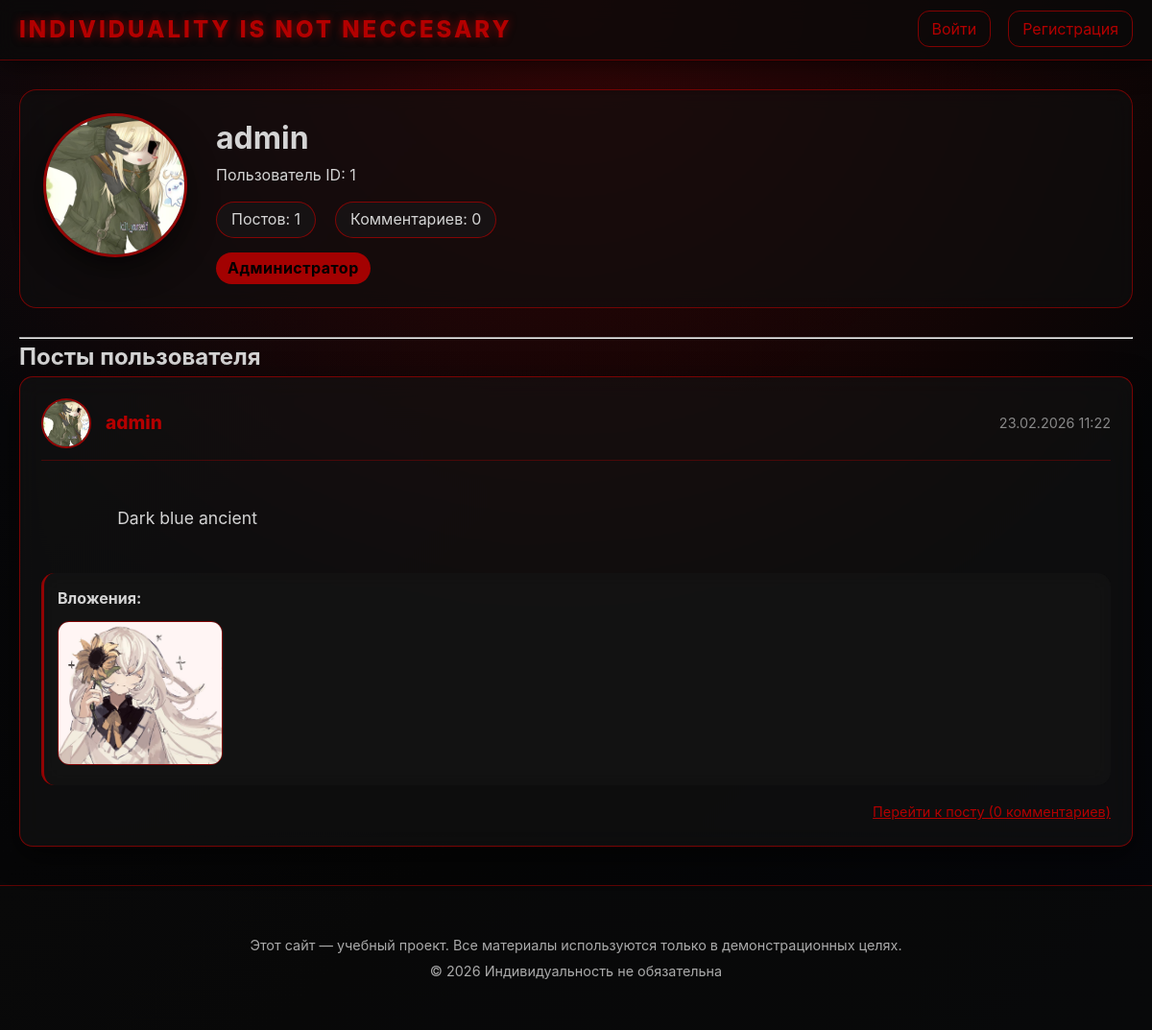
Page /user/1 on the committed database.
### app.py (models this page shows, shortened)
class User(UserMixin, db.Model):
    id = db.Column(db.Integer, primary_key=True)
    username = db.Column(db.String(80), unique=True, nullable=False)
    email = db.Column(db.String(120), unique=True, nullable=False)
    password_hash = db.Column(db.String(200), nullable=False)
    is_admin = db.Column(db.Boolean, default=False)
    can_post = db.Column(db.Boolean, default=False)
    avatar = db.Column(db.String(300), default='https://res.cloudinary.com/your-cloud/image/upload/default_avatar.png')
    posts = db.relationship('Post', backref='author', lazy=True)
    comments = db.relationship('Comment', backref='author', lazy=True)
    messages_sent = db.relationship(
        'Message',
        foreign_keys='Message.sender_id',
        back_populates='sender',
        lazy='dynamic'
    )
    messages_received = db.relationship(
        'Message',
        foreign_keys='Message.recipient_id',
        back_populates='recipient',
        lazy='dynamic'
    )

class Post(db.Model):
    id = db.Column(db.Integer, primary_key=True)
    content = db.Column(db.Text, nullable=False)
    date_posted = db.Column(db.DateTime, default=datetime.utcnow)
    user_id = db.Column(db.Integer, db.ForeignKey('user.id'), nullable=False)
    attachments = db.relationship('Attachment', backref='post', lazy=True, cascade='all, delete-orphan')
    comments = db.relationship('Comment', backref='post', lazy=True, cascade='all, delete-orphan')
    sticker_id = db.Column(db.Integer, db.ForeignKey('sticker.id'), nullable=True)
    likes_count = db.Column(db.Integer, default=0)

class Attachment(db.Model):
    id = db.Column(db.Integer, primary_key=True)
    filename = db.Column(db.String(200), nullable=False)
    file_url = db.Column(db.String(300), nullable=False)
    post_id = db.Column(db.Integer, db.ForeignKey('post.id'), nullable=False)

### app.py (the view)
@app.route('/user/<int:user_id>')
def user_profile(user_id):
    user = User.query.get_or_404(user_id)
    posts = Post.query.filter_by(user_id=user.id).order_by(Post.date_posted.desc()).all()
    comments_count = Comment.query.filter_by(user_id=user.id).count()
    return render_template('user_profile.html', user=user, posts=posts, comments_count=comments_count)

### app.py (called while the page is built)
@app.context_processor
def utility_processor():
    def avatar_url(user):
        from datetime import datetime
        if user is None or user.avatar is None:
            return url_for('static', filename='uploads/default_avatar.png')
        if user.avatar.startswith('http'):
            return user.avatar
        base_url = url_for('static', filename='uploads/' + user.avatar)
        cache_buster = int(datetime.utcnow().timestamp())
        return f"{base_url}?v={cache_buster}"
    from datetime import datetime
    return dict(
        avatar_url=avatar_url,
        current_year=datetime.utcnow().year
    )

### templates/user_profile.html (shortened to what this page needs)
{% extends "base.html" %}
{% block content %}
<div class="profile-header">
    <div class="profile-avatar-large">
        <img src="{{ avatar_url(user) }}" alt="avatar" class="avatar" onerror="this.src='https://res.cloudinary.com/dssim246k/image/upload/v123456/default_avatar_i5bg2p.png'">
    </div>
    <div class="profile-info">
        <h1>{{ user.username }}</h1>
        <p>Пользователь ID: {{ user.id }}</p>
        <div class="profile-stats">
            <span>Постов: {{ posts|length }}</span>
            <span>Комментариев: {{ comments_count }}</span>
        </div>
        {% if user.is_admin %}
            <span class="admin-badge">Администратор</span>
        {% endif %}
    </div>
</div>
<hr>
<h2>Посты пользователя</h2>
<div class="posts">
    {% for post in posts %}
        <div class="post-card">
            <div class="post-header">
                <img src="{{ avatar_url(user) }}" alt="avatar" class="avatar" onerror="this.src='https://res.cloudinary.com/dssim246k/image/upload/v123456/default_avatar_i5bg2p.png'">
                <span class="username">{{ post.author.username }}</span>
                <span class="post-date">{{ post.date_posted.strftime('%d.%m.%Y %H:%M') }}</span>
            </div>
            <div class="post-content">
                {{ post.content }}
            </div>
            {% if post.attachments %}
                <div class="post-attachments">
                    <strong>Вложения:</strong>
                    <div class="attachment-grid">
                    {% for att in post.attachments %}
                        {% set ext = att.file_url.split('.')[-1].lower() %}
                        {% if ext in ['jpg', 'jpeg', 'png', 'gif'] %}
                            <a href="{{ url_for('static', filename='uploads/' + att.file_url) }}" target="_blank">
                                <img src="{{ url_for('static', filename='uploads/' + att.file_url) }}" alt="{{ att.filename }}" class="attachment-image">
                            </a>
                        {% else %}
                            <a href="{{ url_for('static', filename='uploads/' + att.file_url) }}" target="_blank" class="attachment-file">{{ att.filename }}</a>
                        {% endif %}
                    {% endfor %}
                    </div>
                </div>
            {% endif %}
            <div class="post-comments-link">
                <a href="{{ url_for('post_detail', post_id=post.id) }}">Перейти к посту ({{ post.comments|length }} комментариев)</a>
            </div>
        </div>
    {% else %}
        <p>У пользователя пока нет постов.</p>
    {% endfor %}
</div>
{% endblock %}

### templates/base.html (shortened to what this page needs)
<!DOCTYPE html>
<html lang="ru">
<head>
    <link rel="stylesheet" href="{{ url_for('static', filename='css/style.css') }}">
</head>
<body>
    <nav class="navbar">
        <div class="nav-container">
            <a href="{{ url_for('index') }}" class="logo">Individuality is not neccesary</a>
            <ul class="nav-menu" id="navMenu">
                {% if current_user.is_authenticated %}
                    {% if current_user.is_admin or current_user.can_post %}
                        <li><a href="{{ url_for('create_post') }}">Создать пост</a></li>
                    {% endif %}
                    {% if current_user.is_admin %}
                        <li><a href="{{ url_for('admin_users') }}">Пользователи</a></li>
                    {% endif %}
                    <li><a href="{{ url_for('messages') }}">Сообщения</a></li>
                    <li><a href="{{ url_for('user_profile', user_id=current_user.id) }}">{{ current_user.username }}</a></li>
                    <li><a href="{{ url_for('profile') }}">Настройки</a></li>
                    <li><a href="{{ url_for('logout') }}">Выйти</a></li>
                {% else %}
                    <li><a href="{{ url_for('login') }}">Войти</a></li>
                    <li><a href="{{ url_for('register') }}">Регистрация</a></li>
                {% endif %}
            </ul>
        </div>
    </nav>
    <div class="container">
        {% block content %}{% endblock %}
    </div>
    <footer class="site-footer">
        <div class="container">
            <p>Этот сайт — учебный проект. Все материалы используются только в демонстрационных целях.</p>
            <p>© {{ current_year }} Индивидуальность не обязательна</p>
        </div>
    </footer>
</body>
</html>

### rows in the picture
User: avatar (picture), username "admin", id "1"
Post: avatar (picture), author.username "admin", date_posted "23.02.2026 11:22", content "Dark blue ancient", comments|length "0"
Attachment: file_url+filename (picture)

### other values in the picture
{{ posts|length }} "1"
{{ comments_count }} "0"
